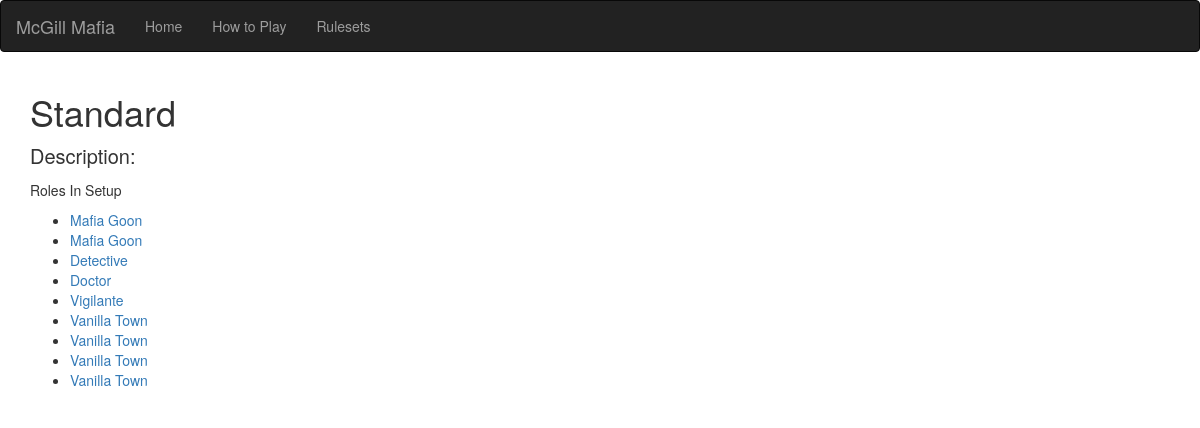
Page /mafia/setups/1/ on the committed database.
### mafia/models.py (models this page shows, shortened)
class Setup(models.Model):
    name = models.CharField(max_length=255)
    description = models.CharField(max_length=1024)
    playerNumber = models.IntegerField(default = 0)

class Role(models.Model):
    name = models.CharField(max_length=255)
    allignment = models.CharField(max_length=255)
    description = models.CharField(max_length=1024)
    setup = models.ManyToManyField(Setup, through='SetupRole', related_name="roles")

### mafia/views.py (the view)
# urls.py: url(r'^setups/(?P<pk>[0-9]+)/$', views.SetupDetailView.as_view(), name='setup_detail'),
class SetupDetailView(generic.DetailView):
    model = Setup
    template_name = 'mafia/setup_detail.html'

### mafia/templates/mafia/setup_detail.html
{% extends 'mafia/base.html' %}
{% block body %}
<div class="container">
	<h1>{{ setup.name }}</h1>
	<p>Description: {{ role.description }}</p
	<p>Roles In Setup</p>
	<ul>
	        {% for role in setup.roles.all %}
	        <li><a href="{% url 'role_detail' role.id %}">{{ role.name }}</a></li>
	        {% endfor %}
	</ul>
</div>
{% endblock %}

### mafia/static/mafia/css/base.css (style rules this page uses)
p { font-size: 20px; }

### rows in the picture
Setup: name "Standard"
Role: name "Mafia Goon"
Role: name "Detective"
Role: name "Doctor"
Role: name "Vigilante"
Role: name "Vanilla Town"
